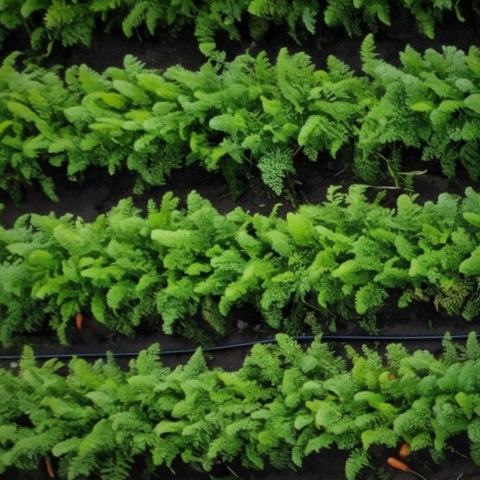
#> input picture images/IMG_0001.jpg, 480 x 480 px; its folder holds only this picture in this run
$ python -i globalny.py   (imports and definitions only)
#> lines starting #> are read from the running program, lines starting #| are printed output that depends on the picture
"""Skladacz 'global' - pary z OpenCV, pozycje kadrow z jednego ukladu rownan.

Dlaczego osobna metoda
----------------------
Pipeline cv2.detail (i cv2.Stitcher w trybie SCANS) przy kadrach obroconych
wzgledem siebie o kilka stopni daje wyraznie rozmyta mozaike, mimo ze
pojedyncze pary kadrow dopasowuja sie z dokladnoscia subpikselowa.
Bez obrotu problem nie wystepuje - same przesuniecia sumuja sie poprawnie.

Tutaj pary liczy OpenCV (ORB + test proporcji + RANSAC), a polozenie
wszystkich kadrow wyznaczamy naraz, metoda najmniejszych kwadratow.

Model: przeksztalcenie podobienstwa (obrot + skala + przesuniecie)

    S(p) = [a -b] p + [tx]
           [b  a]     [ty]

jest LINIOWE w parametrach (a, b, tx, ty). Kazda para punktow p (kadr i)
i q (kadr j), ktore przedstawiaja ten sam punkt terenu, daje dwa rownania
liniowe S_i(p) - S_j(q) = 0. Kadr 0 ustalamy jako uklad odniesienia.
Rozwiazanie jest globalne - blad nie kumuluje sie wzdluz trasy.
"""

import logging
import time

import cv2
import numpy as np

log = logging.getLogger(__name__)


# =====================================================================
# Glowna klasa metody 'global'. Uzycie:
#     s = SkladaczGlobalny()
#     for sciezka in zdjecia:
#         s.dodaj(sciezka)        # True, gdy mozaika zostala odswiezona
#     s.zakoncz()                 # koncowe renderowanie
#     s.mozaika                   # gotowy obraz (tablica BGR)
# =====================================================================
class SkladaczGlobalny:

    # Parametry:
    #   work_megapix     rozdzielczosc robocza w Mpx - kadry sa do niej zmniejszane
    #                    przed obliczeniami (mniej = szybciej, wiecej = dokladniej)
    #   zakres_par       z iloma poprzednimi kadrami dopasowywac nowy; 0 = ze wszystkimi
    #   min_zgodnych     minimalna liczba par punktow, zeby uznac dwa kadry za polaczone
    #   pkt_na_pare      ile punktow z kazdej pary trafia do ukladu rownan
    #   renderuj_co      co ile kadrow przeliczac i rysowac mozaike
    #   cechy            ile punktow charakterystycznych szukac na kadrze
    #   bloki_ekspozycji blokowe (dokladniejsze, duzo wolniejsze) wyrownanie jasnosci
    def __init__(self, work_megapix=0.6, zakres_par=0, min_zgodnych=15,
                 pkt_na_pare=40, wyrownaj_ekspozycje=True, szwy=False,
                 renderuj_co=1, detektor="ORB", okno=0, cechy=1500,
                 bloki_ekspozycji=False):
        self.work_megapix = work_megapix
        self.zakres_par = zakres_par
        self.min_zgodnych = min_zgodnych
        self.pkt_na_pare = pkt_na_pare
        self.wyrownaj = wyrownaj_ekspozycje
        self.szwy = szwy
        self.renderuj_co = max(1, renderuj_co)
        self.okno = okno
        self.bloki = bloki_ekspozycji

        # 1500 cech: dopasowanie brute force jest ~4x szybsze niz przy 3000,
        # a liczba par zgodnych praktycznie sie nie zmienia
        self.det = (cv2.ORB_create(nfeatures=cechy) if detektor == "ORB"
                    else cv2.SIFT_create(nfeatures=cechy))
        # zapasowy detektor o nizszym progu - dla kadrow rozmytych (drgania, ruch),
        # na ktorych domyslny prog FAST nie znajduje prawie niczego
        self.det_czuly = (cv2.ORB_create(nfeatures=cechy, fastThreshold=5) if detektor == "ORB"
                          else cv2.SIFT_create(nfeatures=cechy, contrastThreshold=0.01))
        # CLAHE: lokalne wyrownanie kontrastu w siatce 8x8 fragmentow. clipLimit
        # ogranicza wzmocnienie, zeby nie podbic szumu na jednolitej glebie.
        self.clahe = cv2.createCLAHE(clipLimit=2.0, tileGridSize=(8, 8))
        # Miara podobienstwa deskryptorow: ORB daje deskryptory binarne (porownanie
        # = liczba roznych bitow, Hamming), SIFT - wektory liczb (odleglosc euklidesowa).
        self.norm = cv2.NORM_HAMMING if detektor == "ORB" else cv2.NORM_L2

        # Stan skladacza - rosnie z kazdym kadrem:
        #   obrazy  kadry w rozdzielczosci roboczej (potrzebne do renderowania)
        #   kp      wspolrzedne punktow charakterystycznych kazdego kadru
        #   des     ich deskryptory (do porownywania miedzy kadrami)
        self.sciezki, self.obrazy, self.kp, self.des = [], [], [], []
        self.pary = {}          # (i, j) -> (pkt_i, pkt_j) punkty zgodne
        self.S = None           # parametry podobienstwa, ksztalt (n, 4)
        self.mozaika = None
        self.historia = []
        self.ostatni_czas = 0.0
        # ile razy wywolano dodaj() - steruje odswiezaniem co renderuj_co
        self._licznik = 0
        # czy mozaika uwzglednia wszystkie dotychczasowe kadry
        self._aktualna = True

    # ---------------- dodawanie ----------------

    # Zmniejsza kadr tak, zeby mial okolo work_megapix milionow pikseli.
    # Pierwiastek, bo skala dziala na oba wymiary: 2x mniej w kazda strone = 4x mniej pikseli.
    def _przeskaluj(self, img):
        k = min(1.0, np.sqrt(self.work_megapix * 1e6 / (img.shape[0] * img.shape[1])))
        return img if k >= 1.0 else cv2.resize(img, None, fx=k, fy=k,
                                               interpolation=cv2.INTER_AREA)

    # Dodaje jeden kadr. Kolejnosc: wczytanie -> punkty charakterystyczne ->
    # dopasowanie do wczesniejszych kadrow -> (co renderuj_co) rozwiazanie ukladu
    # i narysowanie mozaiki. Zwraca True, gdy mozaika zostala odswiezona.
    def dodaj(self, sciezka):
#> called with sciezka = '../../images/IMG_0001.jpg'
        img = cv2.imread(str(sciezka))
#> img is the input picture: shape (480, 480, 3); mean B, G, R 32.1, 87.9, 57
        if img is None:
            log.warning("Nie mozna wczytac: %s", sciezka)
            return False
        img = self._przeskaluj(img)
        self._licznik += 1

        t0 = time.time()
        # lokalne wyrownanie kontrastu: winietowanie i zmiany ekspozycji przyciemniaja
        # krawedzie kadru - czyli dokladnie strefy nakladania - a prog FAST jest
        # bezwzgledny, wiec bez tego punkty znikaja tam, gdzie sa najbardziej potrzebne
        szary = self.clahe.apply(cv2.cvtColor(img, cv2.COLOR_BGR2GRAY))
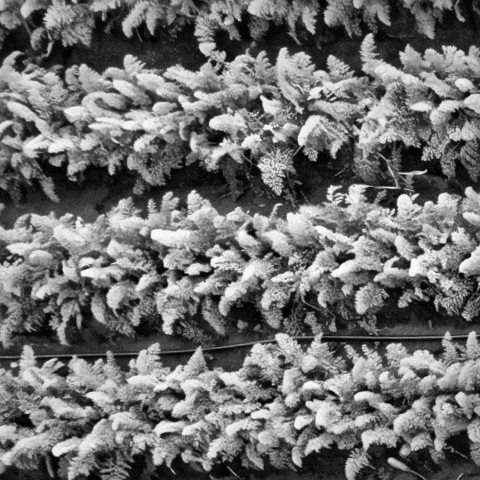
#> szary: shape (480, 480); min 0, max 251, mean 111.5
        # detectAndCompute: jednoczesnie znajduje punkty (kp) i liczy ich deskryptory (des).
        kp, des = self.det.detectAndCompute(szary, None)
#> kp = 1500 keypoints; strongest (x, y, size): (300, 144, 31), (212, 122, 77.1), (211, 263, 37.2), (443, 242, 31)
        # Za malo punktow - kadr prawdopodobnie rozmyty. Druga proba z nizszym progiem
        # detektora; bierzemy ja tylko, jesli faktycznie znalazla wiecej.
        if des is None or len(kp) < 200:
            kp2, des2 = self.det_czuly.detectAndCompute(szary, None)
            if des2 is not None and len(kp2) > (0 if kp is None else len(kp)):
                log.debug("%s: kadr malo ostry, prog obnizony (%d -> %d punktow)",
                          sciezka.name, 0 if kp is None else len(kp), len(kp2))
                kp, des = kp2, des2
        # Nawet po drugiej probie za malo - kadr jest bezuzyteczny, pomijamy go.
        if des is None or len(kp) < self.min_zgodnych:
            log.warning("Pominieto %s: za malo punktow (%d)", sciezka.name,
                        0 if kp is None else len(kp))
            return False

        n = len(self.obrazy)
        self.sciezki.append(sciezka)
        self.obrazy.append(img)
        # Z obiektow KeyPoint zostawiamy same wspolrzedne (x, y) - mniej pamieci.
        self.kp.append(np.float32([k.pt for k in kp]))
        self.des.append(des)

        # nowy kadr dopasowujemy tylko do poprzednich - kazda para liczona raz
        od = max(0, n - self.zakres_par) if self.zakres_par else 0
        nowe = 0
        for j in range(od, n):
            if self._dopasuj_pare(j, n):
                nowe += 1
        # Kadr bez zadnej pary nie trafi do mozaiki (chyba ze kolejne kadry go polacza).
        if n > 0 and nowe == 0:
            log.warning("%s: brak polaczenia z wczesniejszymi kadrami", sciezka.name)

        self._aktualna = False
        # Odswiezamy mozaike tylko co renderuj_co kadrow - samo dopasowanie par jest
        # tanie, rozwiazanie ukladu i renderowanie juz nie.
        if len(self.obrazy) < 2 or self._licznik % self.renderuj_co:
            return False

        ok = self._rozwiaz() and self._renderuj()
        self._aktualna = ok
        self.ostatni_czas = time.time() - t0
        self.historia.append((len(self.obrazy), round(self.ostatni_czas, 2), ok))
        return ok

    # Probuje dopasowac kadr i z kadrem j. Przy sukcesie zapisuje pary punktow
    # w self.pary[(i, j)] i zwraca True.
    # [260 lines left out: functions _dopasuj_pare, _skladowa, _rozwiaz, _uklad, _skladowa_z, _macierz and 4 more, not called in this run]

    def raport_czasu(self):
        return [{"zdjec": n, "czas_s": t, "ok": ok} for n, t, ok in self.historia]

>>> result = SkladaczGlobalny().dodaj('../../images/IMG_0001.jpg')

$ run again, on images/IMG_0002.jpg
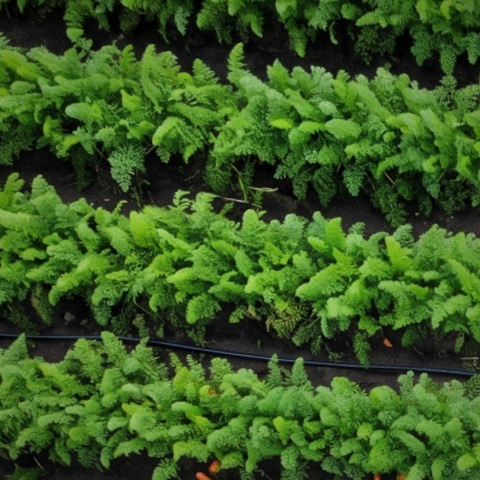
#> input picture images/IMG_0002.jpg, 480 x 480 px
#> in dodaj, img is the input picture: shape (480, 480, 3); mean B, G, R 33.6, 89.8, 57.5
#> in dodaj, `szary = self.clahe.apply(cv2.cvtColor(img, cv2.COLOR_BGR2GRAY))`:
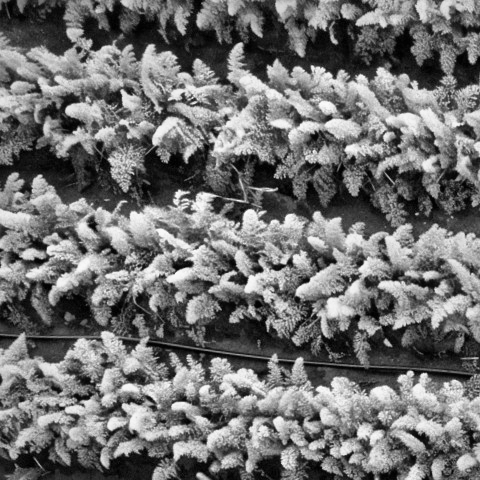
#> szary: shape (480, 480); min 0, max 250, mean 112.8
#> kp = 1500 keypoints; strongest (x, y, size): (284, 263, 31), (410, 372, 37.2), (410, 371, 31), (190, 264, 44.6)

$ run again, on images/IMG_0003.jpg
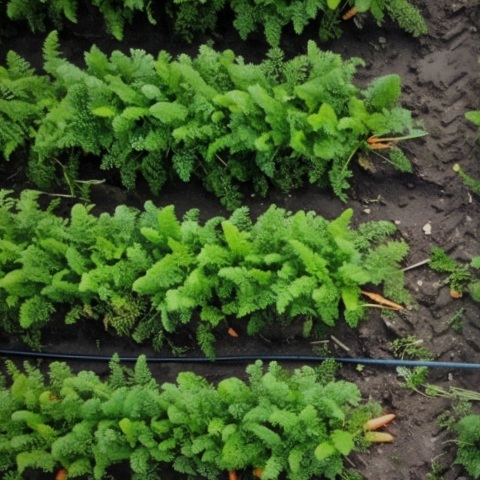
#> input picture images/IMG_0003.jpg, 480 x 480 px
#> in dodaj, img is the input picture: shape (480, 480, 3); mean B, G, R 43.6, 91.3, 66
#> in dodaj, `szary = self.clahe.apply(cv2.cvtColor(img, cv2.COLOR_BGR2GRAY))`:
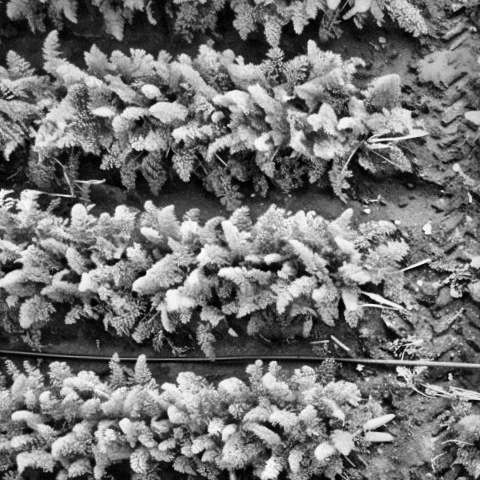
#> szary: shape (480, 480); min 0, max 251, mean 115.5
#> kp = 1500 keypoints; strongest (x, y, size): (359, 368, 37.2), (359, 365, 31), (360, 369, 31), (361, 366, 37.2)

$ run again, on images/IMG_0004.jpg
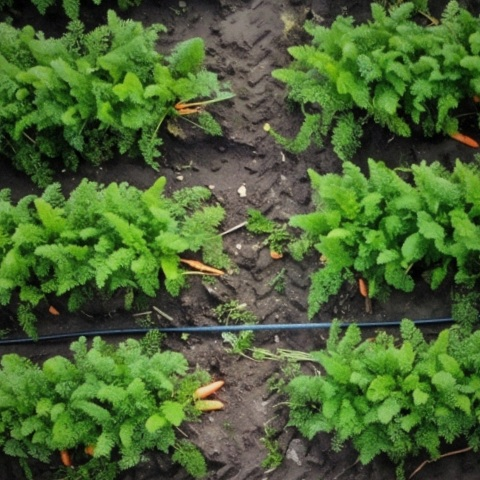
#> input picture images/IMG_0004.jpg, 480 x 480 px
#> in dodaj, img is the input picture: shape (480, 480, 3); mean B, G, R 50.6, 100.4, 74.3
#> in dodaj, `szary = self.clahe.apply(cv2.cvtColor(img, cv2.COLOR_BGR2GRAY))`:
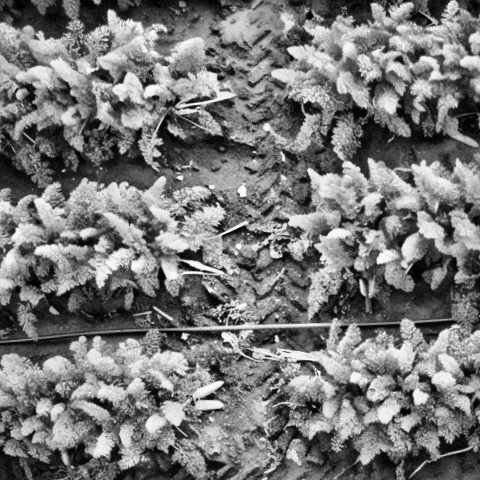
#> szary: shape (480, 480); min 1, max 252, mean 119.7
#> kp = 1500 keypoints; strongest (x, y, size): (185, 337, 37.2), (183, 336, 44.6), (182, 337, 31), (183, 334, 31)
